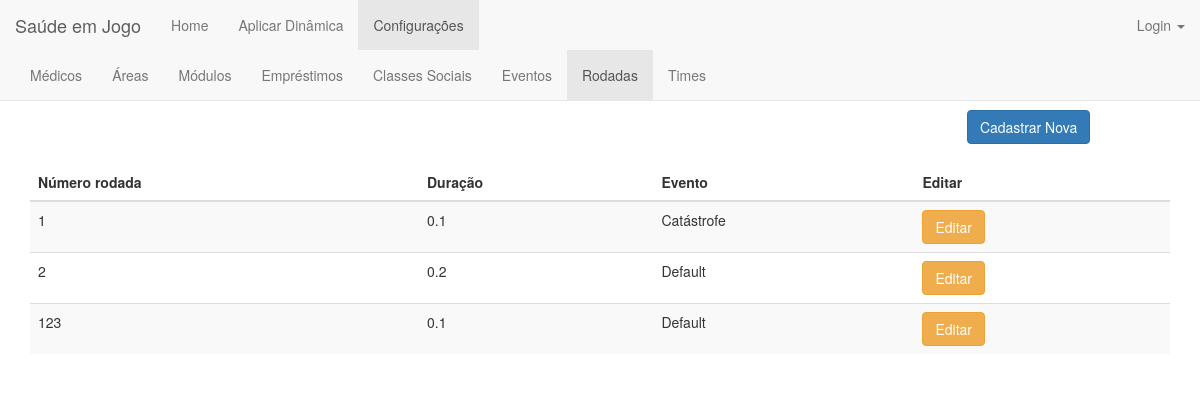
Page /rodada/ on the earlier database version.
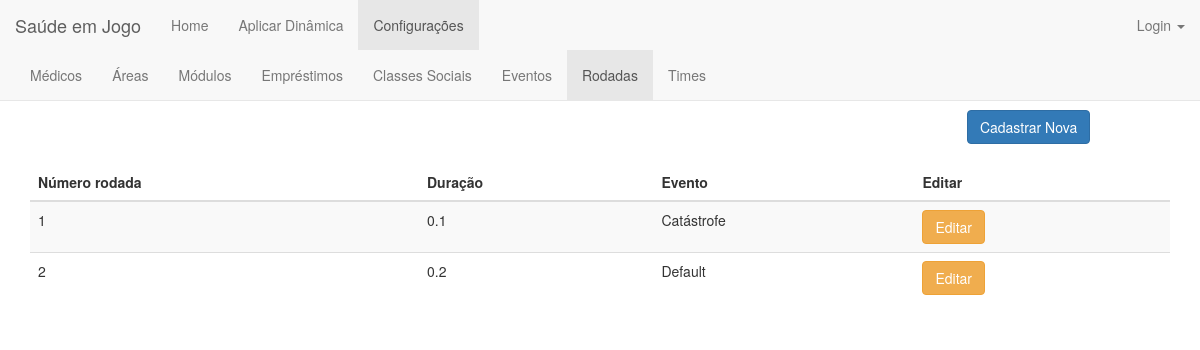
Same page on the later database version.
### jogo/models.py (models this page shows, shortened)
class Rodada(models.Model):
    verbose_name = 'rodada'
    verbose_name_plural = 'rodadas'
    numeroRodada = models.IntegerField(validators=[MinValueValidator(1)])
    duracao = models.FloatField(validators=[MinValueValidator(0)])
    evento = models.ForeignKey(Evento, on_delete=models.CASCADE, default=1)

class Evento(models.Model):
    class Meta:
        verbose_name = 'evento'
        verbose_name_plural = 'eventos'
    nome = models.CharField(max_length=50)
    multiplicador_classeA = models.FloatField(validators=[MinValueValidator(0.0)])
    multiplicador_classeB = models.FloatField(validators=[MinValueValidator(0.0)])
    multiplicador_classeC = models.FloatField(validators=[MinValueValidator(0.0)])
    multiplicador_classeD = models.FloatField(validators=[MinValueValidator(0.0)])
    multiplicador_classeE = models.FloatField(validators=[MinValueValidator(0.0)])

### jogo/views.py (the view)
# urls.py: url(r'^rodada/$', views.rodada_index, name='rodada_index'),
def rodada_index(request):
    rodadas = Rodada.objects.order_by('numeroRodada')
    return render(request, 'rodada/rodada_index.html', {'rodadas':rodadas})

### jogo/templates/rodada/rodada_index.html (shortened to what this page needs)
{% extends 'jogo/base_configuracoes.html' %}
{% load staticfiles %}
{% block rodada %}class="active"{% endblock %}
{% block body %}
    <div class="container">
        <center><h1>Rodadas</h1></center>
        <div align="right" style="margin-right: 7%">
            <a href="{% url 'jogo:rodada_new' %}"><button type="submit" class="btn btn-primary">Cadastrar Nova</button></a>
        </div>
        <br>
        <table class="table table-striped">
        <thead>
            <tr>
                <th>Número rodada</th>
                <th>Duração</th>
                <th>Evento</th>
                <th>Editar</th>
            </tr>
        </thead>
        <tbody>
            {% for rodada in rodadas %}
                <tr>
                    <td>{{rodada.numeroRodada}}</td>
                    <td>{{rodada.duracao}}</td>
                    <td>{{rodada.evento.nome}}</td>
                    <td><a href="{% url 'jogo:rodada_edit' rodada.id %}"><button type="button" class="btn btn-warning">Editar</button></a></td>
                </tr>
            {% endfor %}
        </tbody>
        </table>
    </div>
{% endblock body %}

### jogo/templates/jogo/base_configuracoes.html (shortened to what this page needs)
{% extends 'base.html' %}
{% block base_configuracoes %}class="active"{% endblock %}
{% block base_configuracoes_navbar %}
        <div class="container-fluid">
            <div class="collapse navbar-collapse" id="bs-example-navbar-collapse-1">
                <ul class="nav navbar-nav">
                     <li {% block medico %}{% endblock %}><a href="{% url 'jogo:medico_index' %}">Médicos{% block medico_span %}{% endblock %}</a></li>
                   <li {% block area %}{% endblock %}><a href="{% url 'jogo:area_index' %}">Áreas{% block area_span %}{% endblock %}</a></li>
                    <li {% block modulo %}{% endblock %}><a href="{% url 'jogo:modulo_index' %}">Módulos{% block modulo_span %}{% endblock %}</a></li>
                    <li {% block emprestimo %}{% endblock %}><a href="{% url 'jogo:emprestimo_index' %}">Empréstimos{% block emprestimo_span %}{% endblock %}</a></li>
                    <li {% block classe_social %}{% endblock %}><a href="{% url 'jogo:classe_social_index' %}">Classes Sociais{% block classe_social_span %}{% endblock %}</a></li>
                    <li {% block evento %}{% endblock %}><a href="{% url 'jogo:evento_index' %}">Eventos{% block evento_span %}{% endblock %}</a></li>
                    <li {% block rodada %}{% endblock %}><a href="{% url 'jogo:rodada_index' %}">Rodadas{% block rodada_span %}{% endblock %}</a></li>
                    <li {% block time %}{% endblock %}><a href="{% url 'jogo:time_index' %}">Times{% block time_span %}{% endblock %}</a></li>
                </ul>
            </div>
        </div>
{% endblock %}

### jogo/templates/base.html (shortened to what this page needs)
{% load staticfiles %}
<!DOCTYPE html>
<html lang="en">
<head>
    <link rel="stylesheet" href="http://maxcdn.bootstrapcdn.com/bootstrap/3.3.6/css/bootstrap.min.css">
</head>
<body>
    <nav class="navbar navbar-default navbar-fixed-top">
        <div class="container-fluid">
            <div class="navbar-header">
                <a class="navbar-brand" href="#">Saúde em Jogo</a>
            </div>
            <div class="collapse navbar-collapse" id="bs-example-navbar-collapse-1">
                <ul class="nav navbar-nav">
                    <li {% block home %}{% endblock %}><a href="{% url 'jogo:index' %}">Home{% block home_span %}{% endblock %}</a></li>
                    <li {% block base_aplicar_dinamica %}{% endblock %}><a href="{% url 'jogo:base_aplicar_dinamica' %}">Aplicar Dinâmica{% block base_aplicar_dinamica_span %}{% endblock %}</a></li>
                    <li {% block base_configuracoes %}{% endblock %}><a href="{% url 'jogo:base_configuracoes' %}">Configurações{% block base_configuracoes_span %}{% endblock %}</a></li>
                </ul>
                <ul class="nav navbar-nav navbar-right">
                    <li class="dropdown">
                        <a href="#" class="dropdown-toggle" data-toggle="dropdown" role="button" aria-haspopup="true" aria-expanded="false">Login <span class="caret"></span></a>
                    </li>
                </ul>
            </div>
        </div>
    {% block base_configuracoes_navbar %}{% endblock %}
    </nav>
    <br><br>
{% block body %}
{% endblock %}
</body>
</html>

Differences in the rows shown:
removed Rodada: numeroRodada "123", duracao "0.1", evento.nome "Default"
